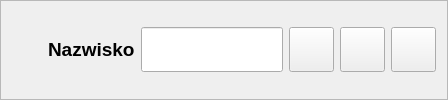
                  <widget class="QFrame" name="nazwisko">
                   <property name="minimumSize">
                    <size>
                     <width>0</width>
                     <height>100</height>
                    </size>
                   </property>
                   <property name="maximumSize">
                    <size>
                     <width>16777215</width>
                     <height>100</height>
                    </size>
                   </property>
                   <property name="frameShape">
                    <enum>QFrame::StyledPanel</enum>
                   </property>
                   <property name="frameShadow">
                    <enum>QFrame::Raised</enum>
                   </property>
                   <layout class="QHBoxLayout" name="horizontalLayout_3">
                    <item>
                     <widget class="QLabel" name="lb_ikona_nazwisko">
                      <property name="minimumSize">
                       <size>
                        <width>30</width>
                        <height>30</height>
                       </size>
                      </property>
                      <property name="maximumSize">
                       <size>
                        <width>30</width>
                        <height>30</height>
                       </size>
                      </property>
                      <property name="font">
                       <font>
                        <pointsize>8</pointsize>
                       </font>
                      </property>
                      <property name="text">
                       <string/>
                      </property>
                      <property name="pixmap">
                       <pixmap>../icons/icons_blue/user.svg</pixmap>
                      </property>
                      <property name="scaledContents">
                       <bool>true</bool>
                      </property>
                     </widget>
                    </item>
                    <item>
                     <widget class="QLabel" name="lb_nazwisko">
                      <property name="minimumSize">
                       <size>
                        <width>0</width>
                        <height>45</height>
                       </size>
                      </property>
                      <property name="maximumSize">
                       <size>
                        <width>16777215</width>
                        <height>45</height>
                       </size>
                      </property>
                      <property name="font">
                       <font>
                        <pointsize>14</pointsize>
                        <weight>75</weight>
                        <bold>true</bold>
                       </font>
                      </property>
                      <property name="text">
                       <string>Nazwisko</string>
                      </property>
                     </widget>
                    </item>
                    <item>
                     <widget class="QLineEdit" name="le_nazwisko">
                      <property name="minimumSize">
                       <size>
                        <width>0</width>
                        <height>45</height>
                       </size>
                      </property>
                      <property name="maximumSize">
                       <size>
                        <width>350</width>
                        <height>45</height>
                       </size>
                      </property>
                      <property name="font">
                       <font>
                        <pointsize>11</pointsize>
                       </font>
                      </property>
                      <property name="alignment">
                       <set>Qt::AlignLeading|Qt::AlignLeft|Qt::AlignVCenter</set>
                      </property>
                     </widget>
                    </item>
                    <item>
                     <widget class="QPushButton" name="btn_nazwisko_edit">
                      <property name="minimumSize">
                       <size>
                        <width>45</width>
                        <height>45</height>
                       </size>
                      </property>
                      <property name="maximumSize">
                       <size>
                        <width>45</width>
                        <height>45</height>
                       </size>
                      </property>
                      <property name="text">
                       <string/>
                      </property>
                      <property name="icon">
                       <iconset>
                        <normaloff>../icons/icons_blue/edit.svg</normaloff>../icons/icons_blue/edit.svg</iconset>
                      </property>
                      <property name="iconSize">
                       <size>
                        <width>25</width>
                        <height>25</height>
                       </size>
                      </property>
                     </widget>
                    </item>
                    <item>
                     <widget class="QPushButton" name="btn_nazwisko_accept">
                      <property name="minimumSize">
                       <size>
                        <width>45</width>
                        <height>45</height>
                       </size>
                      </property>
                      <property name="maximumSize">
                       <size>
                        <width>45</width>
                        <height>45</height>
                       </size>
                      </property>
                      <property name="text">
                       <string/>
                      </property>
                      <property name="icon">
                       <iconset>
                        <normaloff>../icons/icons_blue/check.svg</normaloff>../icons/icons_blue/check.svg</iconset>
                      </property>
                      <property name="iconSize">
                       <size>
                        <width>25</width>
                        <height>25</height>
                       </size>
                      </property>
                     </widget>
                    </item>
                    <item>
                     <widget class="QPushButton" name="btn_nazwisko_cancel">
                      <property name="minimumSize">
                       <size>
                        <width>45</width>
                        <height>45</height>
                       </size>
                      </property>
                      <property name="maximumSize">
                       <size>
                        <width>45</width>
                        <height>45</height>
                       </size>
                      </property>
                      <property name="text">
                       <string/>
                      </property>
                      <property name="icon">
                       <iconset>
                        <normaloff>../icons/icons_blue/x.svg</normaloff>../icons/icons_blue/x.svg</iconset>
                      </property>
                      <property name="iconSize">
                       <size>
                        <width>25</width>
                        <height>25</height>
                       </size>
                      </property>
                     </widget>
                    </item>
                   </layout>
                  </widget>
